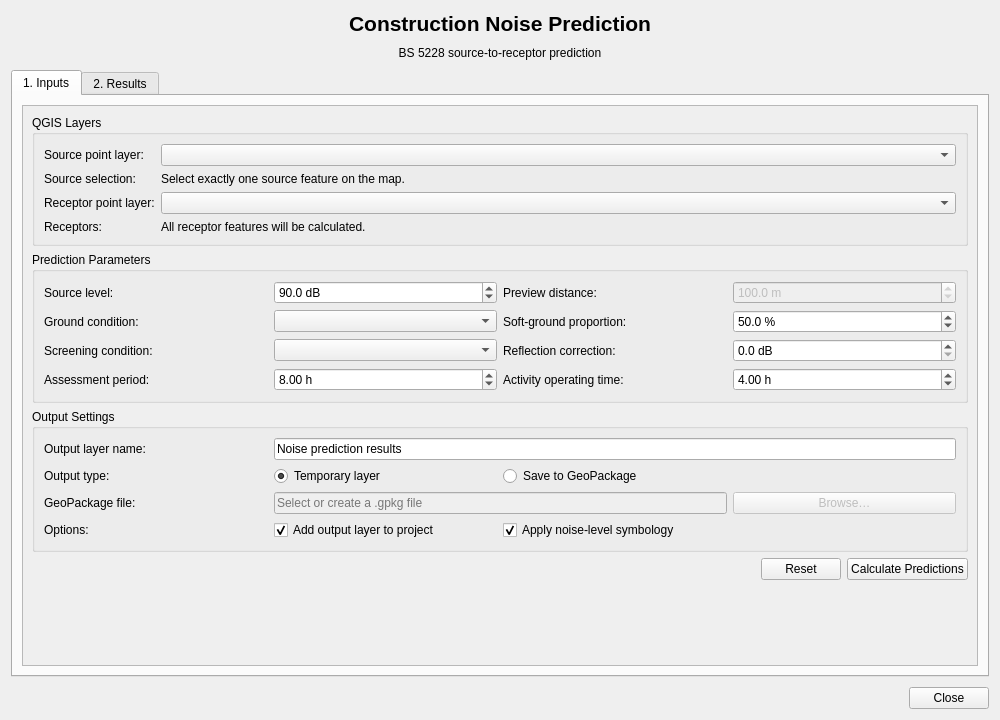
<?xml version='1.0' encoding='utf-8'?>
<ui version="4.0">
 <class>NoisePredictionDialogBase</class>
 <widget class="QDialog" name="NoisePredictionDialogBase">
  <property name="geometry">
   <rect>
    <x>0</x>
    <y>0</y>
    <width>1000</width>
    <height>720</height>
   </rect>
  </property>
  <property name="minimumSize">
   <size>
    <width>820</width>
    <height>600</height>
   </size>
  </property>
  <property name="windowTitle">
   <string>Noise Prediction — BS 5228</string>
  </property>
  <layout class="QVBoxLayout" name="mainLayout">
   <property name="spacing">
    <number>10</number>
   </property>
   <item>
    <widget class="QLabel" name="titleLabel">
     <property name="font">
      <font>
       <pointsize>16</pointsize>
       <weight>75</weight>
       <bold>true</bold>
      </font>
     </property>
     <property name="text">
      <string>Construction Noise Prediction</string>
     </property>
     <property name="alignment">
      <set>Qt::AlignCenter</set>
     </property>
    </widget>
   </item>
   <item>
    <widget class="QLabel" name="subtitleLabel">
     <property name="text">
      <string>BS 5228 source-to-receptor prediction</string>
     </property>
     <property name="alignment">
      <set>Qt::AlignCenter</set>
     </property>
    </widget>
   </item>
   <item>
    <widget class="QTabWidget" name="tabWidget">
     <property name="currentIndex">
      <number>0</number>
     </property>
     <widget class="QWidget" name="inputsTab">
      <attribute name="title">
       <string>1. Inputs</string>
      </attribute>
      <layout class="QVBoxLayout" name="inputsTabLayout">
       <item>
        <widget class="QScrollArea" name="inputsScrollArea">
         <property name="widgetResizable">
          <bool>true</bool>
         </property>
         <widget class="QWidget" name="inputsScrollContents">
          <property name="geometry">
           <rect>
            <x>0</x>
            <y>0</y>
            <width>930</width>
            <height>560</height>
           </rect>
          </property>
          <layout class="QVBoxLayout" name="inputsScrollLayout">
           <item>
            <widget class="QGroupBox" name="layersGroupBox">
             <property name="title">
              <string>QGIS Layers</string>
             </property>
             <layout class="QFormLayout" name="layersFormLayout">
              <item row="0" column="0">
               <widget class="QLabel" name="sourceLayerLabel">
                <property name="text">
                 <string>Source point layer:</string>
                </property>
               </widget>
              </item>
              <item row="0" column="1">
               <widget class="QgsMapLayerComboBox" name="sourceLayerCombo" />
              </item>
              <item row="1" column="0">
               <widget class="QLabel" name="sourceSelectionLabel">
                <property name="text">
                 <string>Source selection:</string>
                </property>
               </widget>
              </item>
              <item row="1" column="1">
               <widget class="QLabel" name="sourceStatusLabel">
                <property name="text">
                 <string>Select exactly one source feature on the map.</string>
                </property>
                <property name="wordWrap">
                 <bool>true</bool>
                </property>
               </widget>
              </item>
              <item row="2" column="0">
               <widget class="QLabel" name="receptorLayerLabel">
                <property name="text">
                 <string>Receptor point layer:</string>
                </property>
               </widget>
              </item>
              <item row="2" column="1">
               <widget class="QgsMapLayerComboBox" name="receptorLayerCombo" />
              </item>
              <item row="3" column="0">
               <widget class="QLabel" name="receptorStatusTitleLabel">
                <property name="text">
                 <string>Receptors:</string>
                </property>
               </widget>
              </item>
              <item row="3" column="1">
               <widget class="QLabel" name="receptorStatusLabel">
                <property name="text">
                 <string>All receptor features will be calculated.</string>
                </property>
                <property name="wordWrap">
                 <bool>true</bool>
                </property>
               </widget>
              </item>
             </layout>
            </widget>
           </item>
           <item>
            <widget class="QGroupBox" name="parametersGroupBox">
             <property name="title">
              <string>Prediction Parameters</string>
             </property>
             <layout class="QGridLayout" name="parametersGridLayout">
              <item row="0" column="0">
               <widget class="QLabel" name="sourceLevelLabel">
                <property name="text">
                 <string>Source level:</string>
                </property>
               </widget>
              </item>
              <item row="0" column="1">
               <widget class="QDoubleSpinBox" name="sourceLevelSpin">
                <property name="maximum">
                 <double>200.000000000000000</double>
                </property>
                <property name="decimals">
                 <number>1</number>
                </property>
                <property name="value">
                 <double>90.000000000000000</double>
                </property>
                <property name="suffix">
                 <string> dB</string>
                </property>
               </widget>
              </item>
              <item row="0" column="2">
               <widget class="QLabel" name="distanceLabel">
                <property name="text">
                 <string>Preview distance:</string>
                </property>
               </widget>
              </item>
              <item row="0" column="3">
               <widget class="QDoubleSpinBox" name="distanceSpin">
                <property name="enabled">
                 <bool>false</bool>
                </property>
                <property name="minimum">
                 <double>0.100000000000000</double>
                </property>
                <property name="maximum">
                 <double>1000000.000000000000000</double>
                </property>
                <property name="decimals">
                 <number>1</number>
                </property>
                <property name="value">
                 <double>100.000000000000000</double>
                </property>
                <property name="suffix">
                 <string> m</string>
                </property>
               </widget>
              </item>
              <item row="1" column="0">
               <widget class="QLabel" name="groundLabel">
                <property name="text">
                 <string>Ground condition:</string>
                </property>
               </widget>
              </item>
              <item row="1" column="1">
               <widget class="QComboBox" name="groundCombo" />
              </item>
              <item row="1" column="2">
               <widget class="QLabel" name="softGroundLabel">
                <property name="text">
                 <string>Soft-ground proportion:</string>
                </property>
               </widget>
              </item>
              <item row="1" column="3">
               <widget class="QDoubleSpinBox" name="softGroundSpin">
                <property name="maximum">
                 <double>100.000000000000000</double>
                </property>
                <property name="decimals">
                 <number>1</number>
                </property>
                <property name="value">
                 <double>50.000000000000000</double>
                </property>
                <property name="suffix">
                 <string> %</string>
                </property>
               </widget>
              </item>
              <item row="2" column="0">
               <widget class="QLabel" name="screeningLabel">
                <property name="text">
                 <string>Screening condition:</string>
                </property>
               </widget>
              </item>
              <item row="2" column="1">
               <widget class="QComboBox" name="screeningCombo" />
              </item>
              <item row="2" column="2">
               <widget class="QLabel" name="reflectionLabel">
                <property name="text">
                 <string>Reflection correction:</string>
                </property>
               </widget>
              </item>
              <item row="2" column="3">
               <widget class="QDoubleSpinBox" name="reflectionSpin">
                <property name="maximum">
                 <double>20.000000000000000</double>
                </property>
                <property name="decimals">
                 <number>1</number>
                </property>
                <property name="suffix">
                 <string> dB</string>
                </property>
               </widget>
              </item>
              <item row="3" column="0">
               <widget class="QLabel" name="assessmentLabel">
                <property name="text">
                 <string>Assessment period:</string>
                </property>
               </widget>
              </item>
              <item row="3" column="1">
               <widget class="QDoubleSpinBox" name="assessmentDurationSpin">
                <property name="minimum">
                 <double>0.010000000000000</double>
                </property>
                <property name="maximum">
                 <double>48.000000000000000</double>
                </property>
                <property name="decimals">
                 <number>2</number>
                </property>
                <property name="value">
                 <double>8.000000000000000</double>
                </property>
                <property name="suffix">
                 <string> h</string>
                </property>
               </widget>
              </item>
              <item row="3" column="2">
               <widget class="QLabel" name="activityLabel">
                <property name="text">
                 <string>Activity operating time:</string>
                </property>
               </widget>
              </item>
              <item row="3" column="3">
               <widget class="QDoubleSpinBox" name="activityDurationSpin">
                <property name="minimum">
                 <double>0.010000000000000</double>
                </property>
                <property name="maximum">
                 <double>48.000000000000000</double>
                </property>
                <property name="decimals">
                 <number>2</number>
                </property>
                <property name="value">
                 <double>4.000000000000000</double>
                </property>
                <property name="suffix">
                 <string> h</string>
                </property>
               </widget>
              </item>
             </layout>
            </widget>
           </item>
           <item>
            <widget class="QGroupBox" name="outputGroupBox">
             <property name="title">
              <string>Output Settings</string>
             </property>
             <layout class="QGridLayout" name="outputGridLayout">
              <item row="0" column="0">
               <widget class="QLabel" name="outputLayerNameLabel">
                <property name="text">
                 <string>Output layer name:</string>
                </property>
               </widget>
              </item>
              <item row="0" column="1" colspan="3">
               <widget class="QLineEdit" name="outputLayerNameEdit">
                <property name="text">
                 <string>Noise prediction results</string>
                </property>
                <property name="placeholderText">
                 <string>Enter the output layer name</string>
                </property>
               </widget>
              </item>
              <item row="1" column="0">
               <widget class="QLabel" name="outputTypeLabel">
                <property name="text">
                 <string>Output type:</string>
                </property>
               </widget>
              </item>
              <item row="1" column="1">
               <widget class="QRadioButton" name="temporaryOutputRadio">
                <property name="text">
                 <string>Temporary layer</string>
                </property>
                <property name="checked">
                 <bool>true</bool>
                </property>
               </widget>
              </item>
              <item row="1" column="2" colspan="2">
               <widget class="QRadioButton" name="permanentOutputRadio">
                <property name="text">
                 <string>Save to GeoPackage</string>
                </property>
               </widget>
              </item>
              <item row="2" column="0">
               <widget class="QLabel" name="outputPathLabel">
                <property name="text">
                 <string>GeoPackage file:</string>
                </property>
               </widget>
              </item>
              <item row="2" column="1" colspan="2">
               <widget class="QLineEdit" name="outputPathEdit">
                <property name="enabled">
                 <bool>false</bool>
                </property>
                <property name="placeholderText">
                 <string>Select or create a .gpkg file</string>
                </property>
               </widget>
              </item>
              <item row="2" column="3">
               <widget class="QPushButton" name="browseOutputButton">
                <property name="enabled">
                 <bool>false</bool>
                </property>
                <property name="text">
                 <string>Browse…</string>
                </property>
               </widget>
              </item>
              <item row="3" column="0">
               <widget class="QLabel" name="outputOptionsLabel">
                <property name="text">
                 <string>Options:</string>
                </property>
               </widget>
              </item>
              <item row="3" column="1">
               <widget class="QCheckBox" name="addToProjectCheck">
                <property name="text">
                 <string>Add output layer to project</string>
                </property>
                <property name="checked">
                 <bool>true</bool>
                </property>
               </widget>
              </item>
              <item row="3" column="2" colspan="2">
               <widget class="QCheckBox" name="applySymbologyCheck">
                <property name="text">
                 <string>Apply noise-level symbology</string>
                </property>
                <property name="checked">
                 <bool>true</bool>
                </property>
               </widget>
              </item>
             </layout>
            </widget>
           </item>
           <item>
            <layout class="QHBoxLayout" name="inputActionsLayout">
             <item>
              <spacer name="inputActionsSpacer">
               <property name="orientation">
                <enum>Qt::Horizontal</enum>
               </property>
               <property name="sizeHint" stdset="0">
                <size>
                 <width>40</width>
                 <height>20</height>
                </size>
               </property>
              </spacer>
             </item>
             <item>
              <widget class="QPushButton" name="resetButton">
               <property name="text">
                <string>Reset</string>
               </property>
               <property name="minimumHeight">
                <number>36</number>
               </property>
              </widget>
             </item>
             <item>
              <widget class="QPushButton" name="calculateButton">
               <property name="text">
                <string>Calculate Predictions</string>
               </property>
               <property name="default">
                <bool>true</bool>
               </property>
               <property name="minimumHeight">
                <number>36</number>
               </property>
              </widget>
             </item>
            </layout>
           </item>
           <item>
            <spacer name="inputsVerticalSpacer">
             <property name="orientation">
              <enum>Qt::Vertical</enum>
             </property>
             <property name="sizeHint" stdset="0">
              <size>
               <width>20</width>
               <height>40</height>
              </size>
             </property>
            </spacer>
           </item>
          </layout>
         </widget>
        </widget>
       </item>
      </layout>
     </widget>
     <widget class="QWidget" name="resultsTab">
      <attribute name="title">
       <string>2. Results</string>
      </attribute>
      <layout class="QVBoxLayout" name="resultsTabLayout">
       <item>
        <widget class="QGroupBox" name="summaryGroupBox">
         <property name="title">
          <string>First Receptor Summary</string>
         </property>
         <layout class="QGridLayout" name="summaryGridLayout">
          <item row="0" column="0">
           <widget class="QLabel" name="distanceResultTitle">
            <property name="text">
             <string>Distance attenuation:</string>
            </property>
           </widget>
          </item>
          <item row="0" column="1">
           <widget class="QLabel" name="distanceResultLabel">
            <property name="text">
             <string>—</string>
            </property>
            <property name="alignment">
             <set>Qt::AlignRight|Qt::AlignVCenter</set>
            </property>
           </widget>
          </item>
          <item row="1" column="0">
           <widget class="QLabel" name="groundResultTitle">
            <property name="text">
             <string>Ground attenuation:</string>
            </property>
           </widget>
          </item>
          <item row="1" column="1">
           <widget class="QLabel" name="groundResultLabel">
            <property name="text">
             <string>—</string>
            </property>
            <property name="alignment">
             <set>Qt::AlignRight|Qt::AlignVCenter</set>
            </property>
           </widget>
          </item>
          <item row="2" column="0">
           <widget class="QLabel" name="screeningResultTitle">
            <property name="text">
             <string>Screening attenuation:</string>
            </property>
           </widget>
          </item>
          <item row="2" column="1">
           <widget class="QLabel" name="screeningResultLabel">
            <property name="text">
             <string>—</string>
            </property>
            <property name="alignment">
             <set>Qt::AlignRight|Qt::AlignVCenter</set>
            </property>
           </widget>
          </item>
          <item row="3" column="0">
           <widget class="QLabel" name="reflectionResultTitle">
            <property name="text">
             <string>Reflection correction:</string>
            </property>
           </widget>
          </item>
          <item row="3" column="1">
           <widget class="QLabel" name="reflectionResultLabel">
            <property name="text">
             <string>—</string>
            </property>
            <property name="alignment">
             <set>Qt::AlignRight|Qt::AlignVCenter</set>
            </property>
           </widget>
          </item>
          <item row="4" column="0">
           <widget class="QLabel" name="durationResultTitle">
            <property name="text">
             <string>Duration correction:</string>
            </property>
           </widget>
          </item>
          <item row="4" column="1">
           <widget class="QLabel" name="durationResultLabel">
            <property name="text">
             <string>—</string>
            </property>
            <property name="alignment">
             <set>Qt::AlignRight|Qt::AlignVCenter</set>
            </property>
           </widget>
          </item>
          <item row="5" column="0">
           <widget class="QLabel" name="beforeDurationResultTitle">
            <property name="text">
             <string>Level before duration:</string>
            </property>
           </widget>
          </item>
          <item row="5" column="1">
           <widget class="QLabel" name="beforeDurationResultLabel">
            <property name="text">
             <string>—</string>
            </property>
            <property name="alignment">
             <set>Qt::AlignRight|Qt::AlignVCenter</set>
            </property>
           </widget>
          </item>
          <item row="6" column="0">
           <widget class="QLabel" name="predictedResultTitle">
            <property name="font">
             <font>
              <weight>75</weight>
              <bold>true</bold>
             </font>
            </property>
            <property name="text">
             <string>Predicted noise level:</string>
            </property>
           </widget>
          </item>
          <item row="6" column="1">
           <widget class="QLabel" name="predictedResultLabel">
            <property name="font">
             <font>
              <pointsize>16</pointsize>
              <weight>75</weight>
              <bold>true</bold>
             </font>
            </property>
            <property name="text">
             <string>—</string>
            </property>
            <property name="alignment">
             <set>Qt::AlignRight|Qt::AlignVCenter</set>
            </property>
           </widget>
          </item>
         </layout>
        </widget>
       </item>
       <item>
        <widget class="QGroupBox" name="resultsTableGroupBox">
         <property name="title">
          <string>Receptor Prediction Results</string>
         </property>
         <layout class="QVBoxLayout" name="resultsTableLayout">
          <item>
           <widget class="QTableWidget" name="resultsTable" />
          </item>
          <item>
           <layout class="QHBoxLayout" name="resultsActionsLayout">
            <item>
             <spacer name="resultsActionsSpacer">
              <property name="orientation">
               <enum>Qt::Horizontal</enum>
              </property>
              <property name="sizeHint" stdset="0">
               <size>
                <width>40</width>
                <height>20</height>
               </size>
              </property>
             </spacer>
            </item>
            <item>
             <widget class="QPushButton" name="selectReceptorButton">
              <property name="enabled">
               <bool>false</bool>
              </property>
              <property name="text">
               <string>Select on Map</string>
              </property>
              <property name="toolTip">
               <string>Select the receptor corresponding to the current table row.</string>
              </property>
              <property name="minimumHeight">
               <number>32</number>
              </property>
             </widget>
            </item>
            <item>
             <widget class="QPushButton" name="zoomReceptorButton">
              <property name="enabled">
               <bool>false</bool>
              </property>
              <property name="text">
               <string>Zoom to Receptor</string>
              </property>
              <property name="toolTip">
               <string>Select and zoom the QGIS map to the current receptor.</string>
              </property>
              <property name="minimumHeight">
               <number>32</number>
              </property>
             </widget>
            </item>
            <item>
             <widget class="QPushButton" name="exportCsvButton">
              <property name="enabled">
               <bool>false</bool>
              </property>
              <property name="text">
               <string>Export Results to CSV</string>
              </property>
              <property name="toolTip">
               <string>Export the current receptor prediction table to a CSV file.</string>
              </property>
              <property name="minimumHeight">
               <number>32</number>
              </property>
             </widget>
            </item>
           </layout>
          </item>
         </layout>
        </widget>
       </item>
      </layout>
     </widget>
    </widget>
   </item>
   <item>
    <widget class="QDialogButtonBox" name="dialogButtons">
     <property name="standardButtons">
      <set>QDialogButtonBox::Close</set>
     </property>
    </widget>
   </item>
  </layout>
 </widget>
 <customwidgets>
  <customwidget>
   <class>QgsMapLayerComboBox</class>
   <extends>QComboBox</extends>
   <header>qgis.gui</header>
  </customwidget>
 </customwidgets>
 <resources />
 <connections />
</ui>
